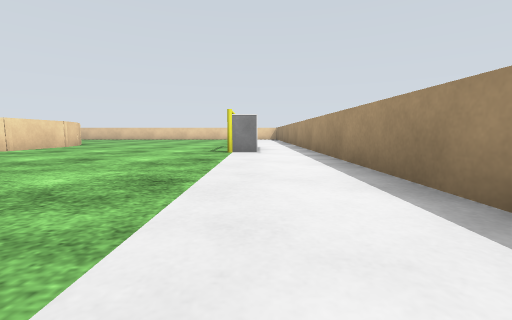
view 1 (above)

21 first-person views from a walk through a Gazebo world. The camera is 0.4 m above the floor, tilts 6° down and sees 90° across. The floor is counted in squares, 1 m on a side. Each view is taken from the middle of a square. On the plan, view 1 faces up. The plan holds only what a view shows up to about 9 squares ahead; the rest is blank. Robots are left out. Gazebo's built-in surfaces are drawn with simple patterns. Surface patterns are stand-ins for the level's own textures.

view 2
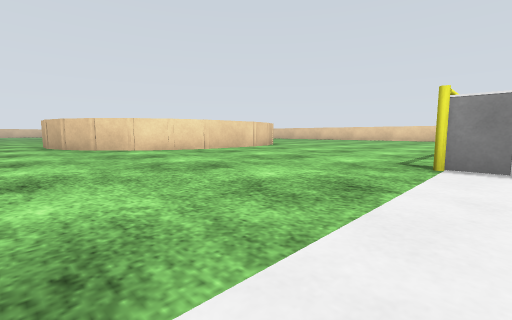

view 3
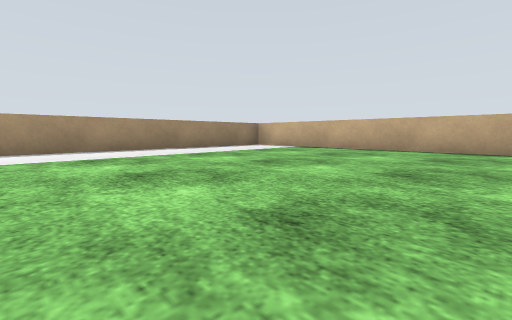

view 4
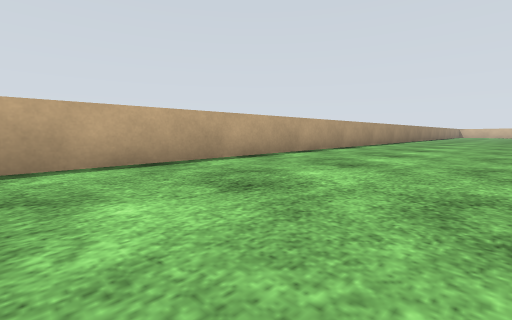

view 5
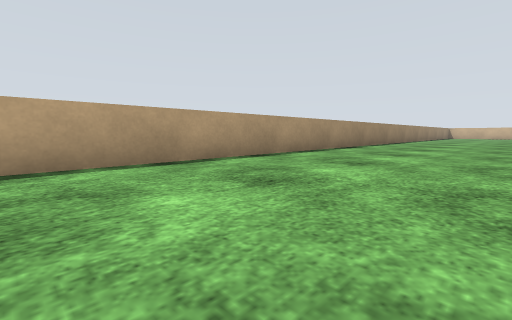

view 6
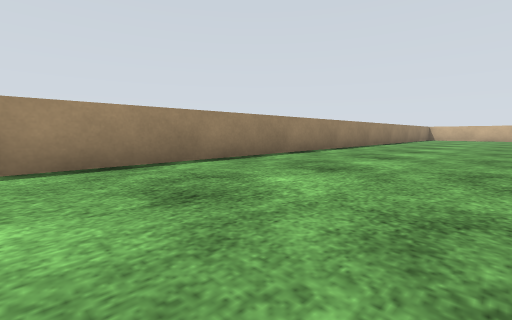

view 7
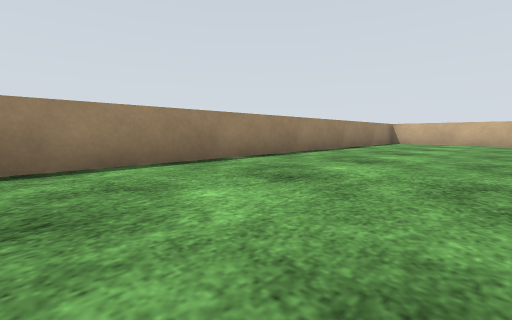

view 8
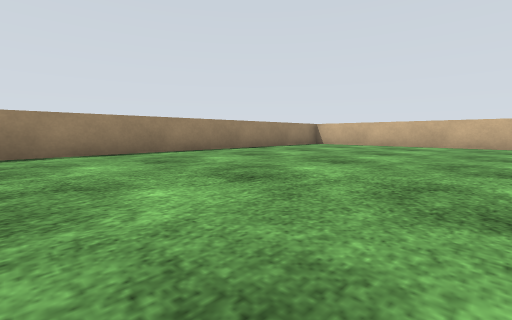

view 9
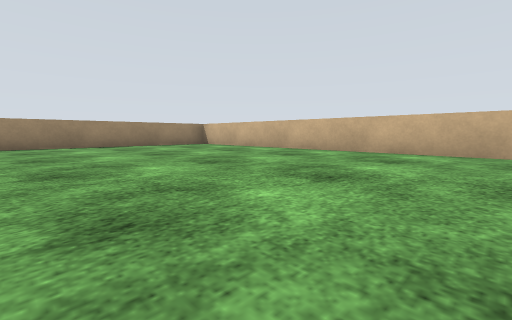

view 10
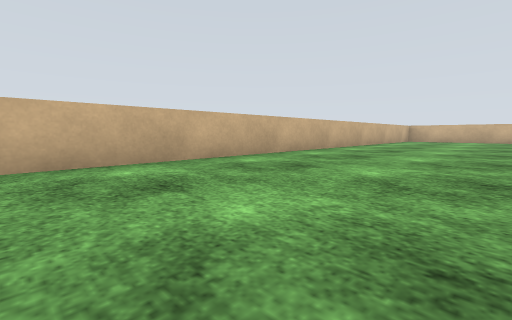

view 11
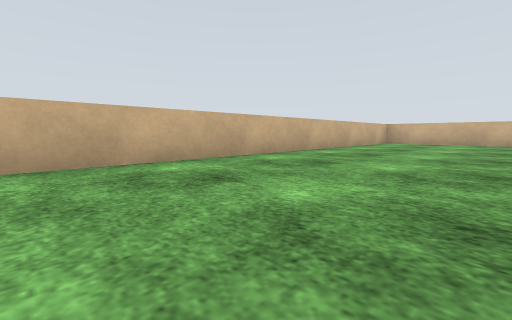

view 12
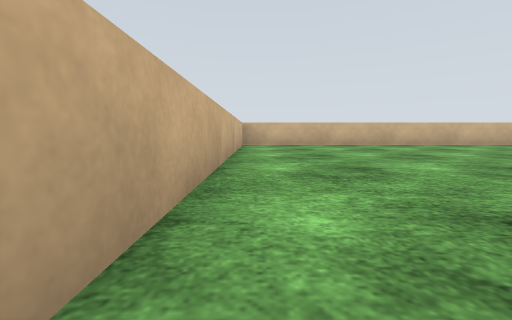

view 13
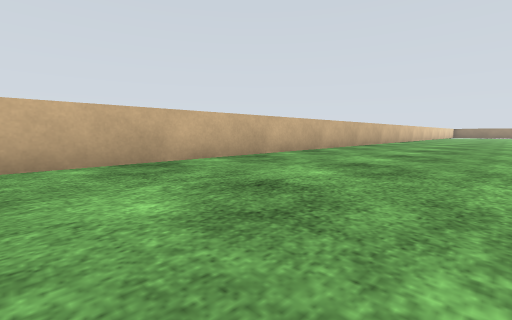

view 14
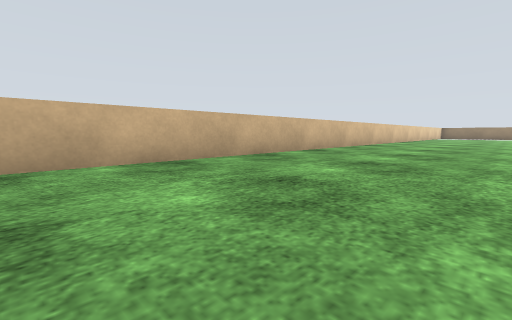

view 15
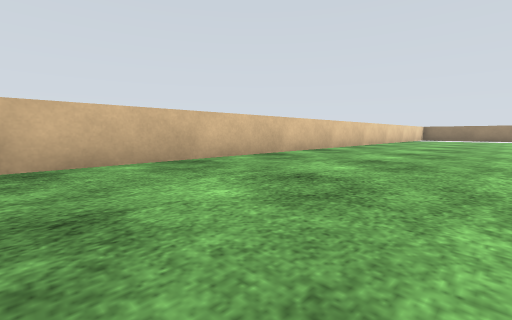

view 16
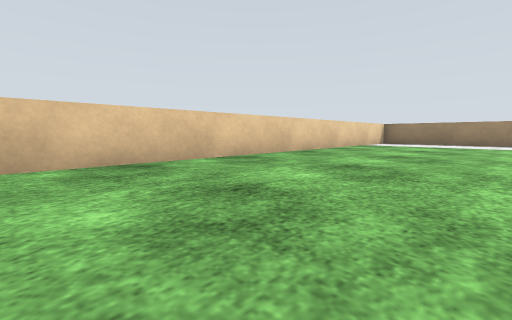

view 17
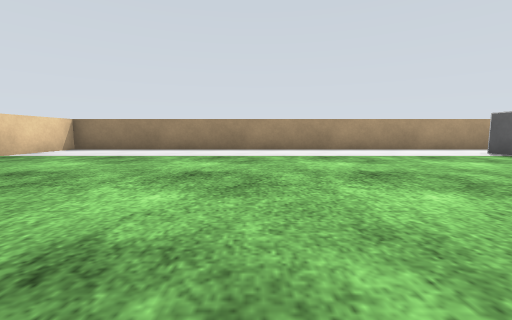

view 18
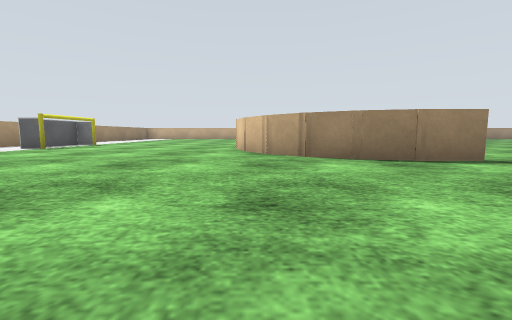

view 19
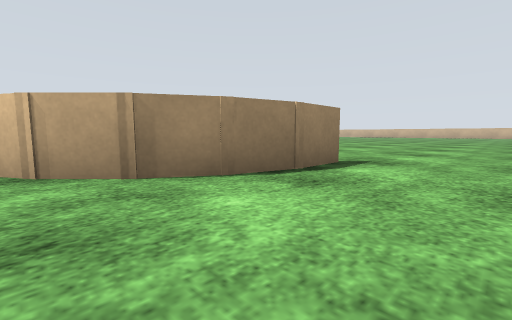

view 20
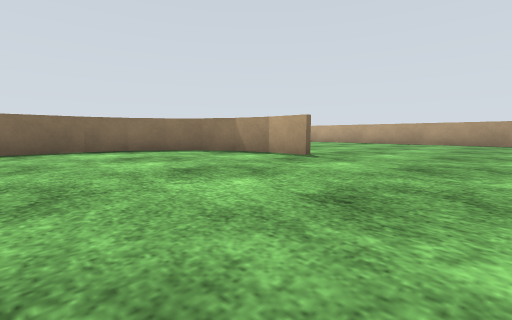

view 21
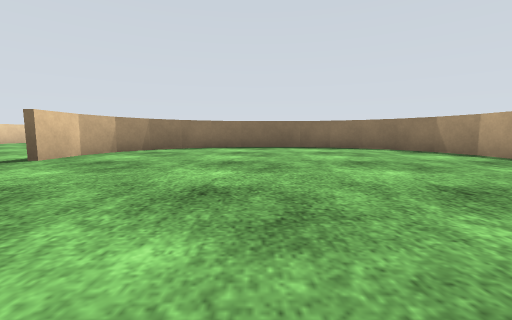

### Floor plan
Points are (right, up) in squares from view 1. A wall is a line through its corners. A room is listed if a view was taken in it or the views show most of it. See-through windows are left out.
Room 1 (views 1, 2, 3, 4, 5, 6, 7, 8, 9, 10, 11, 12, 13, 14, 15, 16, 17, 18, 19, 20, 21)
walls: (-9.4, 10.3) (-8.3, 10.3); (-9.4, 3) (-8.4, 3); (-8.4, 10.2) (-9.4, 10.2); (-8.4, 10.3) (-7.4, 10); (-8.5, 3) (-7.5, 3.2); (-8.3, 2.9) (-9.4, 2.9); (-7.6, 10.1) (-6.6, 9.6); (-7.5, 9.9) (-8.5, 10.2); (-7.6, 3.2) (-6.8, 3.7); (-7.5, 3.1) (-8.5, 2.8); (-6.9, 9.8) (-6.1, 9); (-6.8, 9.5) (-7.7, 10); (-6.9, 3.6) (-6.2, 4.3); (-6.7, 3.6) (-7.7, 3); (-6.2, 8.9) (-6.9, 9.6); (-6.2, 9.1) (-5.7, 8.2); (-6.3, 4.1) (-5.8, 5); (-5.9, 8.2) (-6.3, 9); (-5.9, 4.8) (-5.6, 5.8); (-5.7, 5.6) (-5.7, 7.5); (-5.7, 8.4) (-5.5, 7.3); (-5.6, 7.3) (-5.9, 8.3); (-6, 4.2) (-6.8, 3.4); (-5.5, 7.6) (-5.5, 5.6); (-5.5, 5.9) (-5.8, 4.8); (-5.6, 5) (-6.2, 4.1); (-29.6, -3.2) (1.3, -3.4) (1.3, 16.5) (-30.4, 16.5) (-30.4, -2.5)
objects: goal (0, 6) to (0, 7)

Positions as (right, up) in squares from view 1, and headings:
1: (0, 0), facing up
2: (0, 2), facing up-left
3: (-5, 3), facing down-right
4: (-3, 0), facing down-left
5: (-8, 0), facing down-left
6: (-14, 0), facing down-left
7: (-20, 0), facing down-left
8: (-22, 2), facing down-left
9: (-25, 5), facing down-left
10: (-27, 3), facing up-left
11: (-27, 6), facing up-left
12: (-30, 8), facing up
13: (-25, 13), facing up-right
14: (-20, 13), facing up-right
15: (-15, 13), facing up-right
16: (-9, 13), facing up-right
17: (-5, 12), facing right
18: (-6, 14), facing down
19: (-6, 12), facing down-left
20: (-12, 7), facing down-right
21: (-13, 7), facing right
